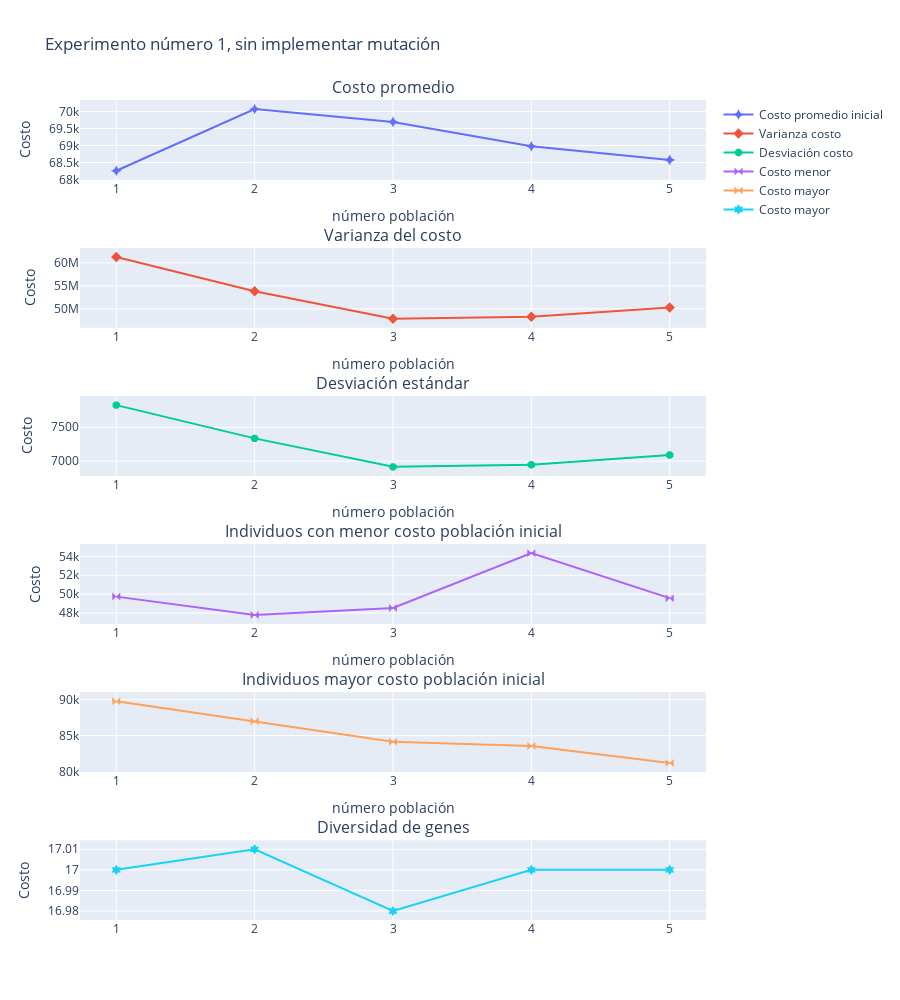

Source (notebook cell):
### Code cell
def show_reporte(resultados, msg):
    reportes_iniciales = np.array([get_report(i + 1, p) for i, p in enumerate(pobs)])
    # Comportamiento de las poblaciones iniciales
    fig = make_subplots(
        rows=6,
        cols=1,
        subplot_titles=["Costo promedio", "Varianza del costo", "Desviación estándar","Individuos con menor costo población inicial","Individuos mayor costo población inicial","Diversidad de genes"],
    )

    fig.add_trace(
        go.Scatter(
            x=reportes_iniciales[:, 0],
            y=reportes_iniciales[:, 1],
            mode="markers+lines",
            name="Costo promedio inicial",
            marker=dict(symbol="star-diamond",size=8),
        ),
        row=1,
        col=1,
    )
    fig.add_trace(
        go.Scatter(
            x=reportes_iniciales[:, 0],
            y=reportes_iniciales[:, 2],
            mode="markers+lines",
            marker=dict(symbol="diamond-x",size=8),
            name="Varianza costo",
        ),
        row=2,
        col=1,
    )
    fig.add_trace(
        go.Scatter(
            x=reportes_iniciales[:, 0],
            y=reportes_iniciales[:, 3],
            mode="markers+lines",
            marker=dict(symbol="octagon",size=8),
            name="Desviación costo",
        ),
        row=3,
        col=1,
    )
    fig.add_trace(
        go.Scatter(
            x=reportes_iniciales[:,0],
            y=reportes_iniciales[:,4],
            mode="markers+lines",
            marker=dict(symbol="bowtie",size=8),
            name="Costo menor"
        ),row=4,col=1
    )
    fig.add_trace(
        go.Scatter(
            x=reportes_iniciales[:,0],
            y=reportes_iniciales[:,5],
            mode="markers+lines",
            marker=dict(symbol="bowtie",size=8),
            name="Costo mayor"
        ),row=5,col=1
    )
    fig.add_trace(
        go.Scatter(
            x=reportes_iniciales[:,0],
            y=reportes_iniciales[:,6],
            mode="markers+lines",
            marker=dict(symbol="hexagram",size=8),
            name="Costo mayor"
        ),row=6,col=1
    )

    fig.update_layout(height=1000, width=900)  # Ajusta el tamaño de la figura
    # Agrega títulos a los ejes x y y de cada gráfica
    fig.update_layout(
        title = f"{msg}",
        xaxis1=dict(title="número población"),  # Eje x de la primera gráfica
        yaxis1=dict(title="Costo"),  # Eje y de la primera gráfica
        xaxis2=dict(title="número población"),  # Eje x de la segunda gráfica
        yaxis2=dict(title="Costo"),  # Eje y de la segunda gráfica
        xaxis3=dict(title="número población"),  # Eje x de la tercera gráfica
        yaxis3=dict(title="Costo"),  # Eje y de la tercera gráfica
        xaxis4=dict(title="número población"),  # Eje x de la tercera gráfica
        yaxis4=dict(title="Costo"),  # Eje y de la tercera gráfica
        xaxis5=dict(title="número población"),  # Eje x de la tercera gráfica
        yaxis6=dict(title="Costo"),  # Eje y de la tercera gráfica
    )
    fig.show()


show_reporte(resultados1, "Experimento número 1, sin implementar mutación")

### Figure 1 — Plotly figure (JSON) as saved in the notebook; plotly's stock layout.template omitted (floating-point values rounded to 4 significant figures)
{"data": [{"marker": {"size": 8, "symbol": "star-diamond"}, "mode": "markers+lines", "name": "Costo promedio inicial", "type": "scatter", "x": [1, 2, 3, 4, 5], "xaxis": "x", "y": [68260.0, 70070.0, 69690.0, 68980.0, 68580.0], "yaxis": "y"}, {"marker": {"size": 8, "symbol": "diamond-x"}, "mode": "markers+lines", "name": "Varianza costo", "type": "scatter", "x": [1, 2, 3, 4, 5], "xaxis": "x2", "y": [61270000.0, 53820000.0, 47830000.0, 48280000.0, 50280000.0], "yaxis": "y2"}, {"marker": {"size": 8, "symbol": "octagon"}, "mode": "markers+lines", "name": "Desviación costo", "type": "scatter", "x": [1, 2, 3, 4, 5], "xaxis": "x3", "y": [7827.0, 7336.0, 6916.0, 6948.0, 7091.0], "yaxis": "y3"}, {"marker": {"size": 8, "symbol": "bowtie"}, "mode": "markers+lines", "name": "Costo menor", "type": "scatter", "x": [1, 2, 3, 4, 5], "xaxis": "x4", "y": [49740.0, 47800.0, 48540.0, 54340.0, 49580.0], "yaxis": "y4"}, {"marker": {"size": 8, "symbol": "bowtie"}, "mode": "markers+lines", "name": "Costo mayor", "type": "scatter", "x": [1, 2, 3, 4, 5], "xaxis": "x5", "y": [89780.0, 86980.0, 84150.0, 83550.0, 81210.0], "yaxis": "y5"}, {"marker": {"size": 8, "symbol": "hexagram"}, "mode": "markers+lines", "name": "Costo mayor", "type": "scatter", "x": [1, 2, 3, 4, 5], "xaxis": "x6", "y": [17, 17.01, 16.98, 17, 17], "yaxis": "y6"}], "layout": {"annotations": [{"font": {"size": 16}, "showarrow": false, "text": "Costo promedio", "x": 0.5, "xanchor": "center", "xref": "paper", "y": 1.0, "yanchor": "bottom", "yref": "paper"}, {"font": {"size": 16}, "showarrow": false, "text": "Varianza del costo", "x": 0.5, "xanchor": "center", "xref": "paper", "y": 0.8194, "yanchor": "bottom", "yref": "paper"}, {"font": {"size": 16}, "showarrow": false, "text": "Desviación estándar", "x": 0.5, "xanchor": "center", "xref": "paper", "y": 0.6389, "yanchor": "bottom", "yref": "paper"}, {"font": {"size": 16}, "showarrow": false, "text": "Individuos con menor costo población inicial", "x": 0.5, "xanchor": "center", "xref": "paper", "y": 0.4583, "yanchor": "bottom", "yref": "paper"}, {"font": {"size": 16}, "showarrow": false, "text": "Individuos mayor costo población inicial", "x": 0.5, "xanchor": "center", "xref": "paper", "y": 0.2778, "yanchor": "bottom", "yref": "paper"}, {"font": {"size": 16}, "showarrow": false, "text": "Diversidad de genes", "x": 0.5, "xanchor": "center", "xref": "paper", "y": 0.09722, "yanchor": "bottom", "yref": "paper"}], "height": 1000, "title": {"text": "Experimento número 1, sin implementar mutación"}, "width": 900, "xaxis": {"anchor": "y", "domain": [0, 1], "title": {"text": "número población"}}, "xaxis2": {"anchor": "y2", "domain": [0, 1], "title": {"text": "número población"}}, "xaxis3": {"anchor": "y3", "domain": [0, 1], "title": {"text": "número población"}}, "xaxis4": {"anchor": "y4", "domain": [0, 1], "title": {"text": "número población"}}, "xaxis5": {"anchor": "y5", "domain": [0, 1], "title": {"text": "número población"}}, "xaxis6": {"anchor": "y6", "domain": [0, 1]}, "yaxis": {"anchor": "x", "domain": [0.9028, 1.0], "title": {"text": "Costo"}}, "yaxis2": {"anchor": "x2", "domain": [0.7222, 0.8194], "title": {"text": "Costo"}}, "yaxis3": {"anchor": "x3", "domain": [0.5417, 0.6389], "title": {"text": "Costo"}}, "yaxis4": {"anchor": "x4", "domain": [0.3611, 0.4583], "title": {"text": "Costo"}}, "yaxis5": {"anchor": "x5", "domain": [0.1806, 0.2778]}, "yaxis6": {"anchor": "x6", "domain": [0, 0.09722], "title": {"text": "Costo"}}}}
